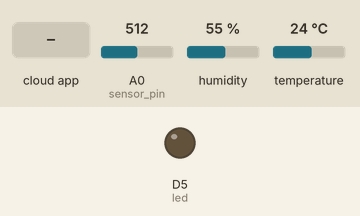
Bench run of a sketch on a simulated ESP8266 (NodeMCU). On the bench: output pins drawn as LEDs (lit = HIGH). Inputs (shaded band) come from the test bench; at power-on: A0 (sensor_pin) = 512, humidity 55 %, temperature 24 °C. WiFi joins after 1.5 s; servers stay silent unless stated; the Firebase database answers and starts empty; what the sketch prints to the serial monitor is not drawn.

Above: at 2.7 s.
2.8 s: the phone or cloud app sets led to 1
At 13.3 s:
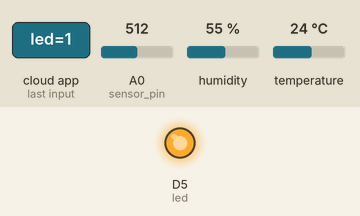
13.6 s: the phone or cloud app sets led to 0
At 24.2 s:
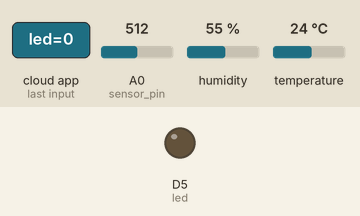
Timing chart, 0 to 25.7 s (numbered marks = the images above; inputs shaded):
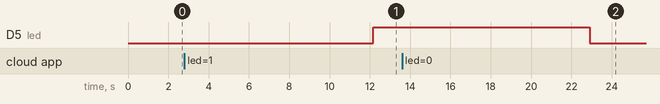

The sketch:

firebasesymbiote.ino
```cpp
//FirebaseESP8266.h must be included before ESP8266WiFi.h
#include "FirebaseESP8266.h"  // Install Firebase ESP8266 library
#include <ESP8266WiFi.h>
#include <DHT.h>    // Install DHT11 Library and Adafruit Unified Sensor Library


#define FIREBASE_HOST "groot-smart-hub-default-rtdb.firebaseio.com" //Without http:// or https:// schemes
#define FIREBASE_AUTH "swtjzmUW2AFM1U5FZ1P7HGAyYILkx6YYHrbLmvB8"
#define WIFI_SSID "Anonymous@unifi_plus"
#define WIFI_PASSWORD "NBV1190WAJA"

#define DHTPIN 4    // Connect Data pin of DHT to D2
int led = D5;     // Connect LED to D5
int sensor_pin = A0;
int output_value ;

#define DHTTYPE    DHT22
DHT dht(DHTPIN, DHTTYPE);

//Define FirebaseESP8266 data object
FirebaseData firebaseData;
FirebaseData ledData;

FirebaseJson json;


void setup()
{

  Serial.begin(9600);

  dht.begin();
  pinMode(led,OUTPUT);

  WiFi.begin(WIFI_SSID, WIFI_PASSWORD);
  Serial.print("Connecting to Wi-Fi");
  while (WiFi.status() != WL_CONNECTED)
  {
    Serial.print(".");
    delay(300);
  }
  Serial.println();
  Serial.print("Connected with IP: ");
  Serial.println(WiFi.localIP());
  Serial.println();

  Firebase.begin(FIREBASE_HOST, FIREBASE_AUTH);
  Firebase.reconnectWiFi(true);

}

void sensorUpdate(){
  //temp and humi
  // Reading temperature or humidity takes about 250 milliseconds!
  // Sensor readings may also be up to 2 seconds 'old' (its a very slow sensor)
  float h = dht.readHumidity();
  // Read temperature as Celsius (the default)
  float t = dht.readTemperature();
  // Read temperature as Fahrenheit (isFahrenheit = true)
  float f = dht.readTemperature(true);

  // Check if any reads failed and exit early (to try again).
  if (isnan(h) || isnan(t) || isnan(f)) {
    Serial.println(F("Failed to read from DHT sensor!"));
    return;
  }

  Serial.print(F("Humidity: "));
  Serial.print(h);
  Serial.print(F("%  Temperature: "));
  Serial.print(t);
  Serial.print(F("°C  ,"));
  Serial.print(f);
  Serial.println(F("°F  "));

  //moisture
  output_value= analogRead(sensor_pin);
  output_value = map(output_value,550,0,0,100);
  Serial.print("Moisture : ");
  Serial.print(output_value);
  Serial.println("%");
  delay(10000);

  if (Firebase.setFloat(firebaseData, "/Temperature", t))
  {
    Serial.println("PASSED");
    Serial.println("PATH: " + firebaseData.dataPath());
    Serial.println("TYPE: " + firebaseData.dataType());
    Serial.println("ETag: " + firebaseData.ETag());
    Serial.println("------------------------------------");
    Serial.println();
  }
  else
  {
    Serial.println("FAILED");
    Serial.println("REASON: " + firebaseData.errorReason());
    Serial.println("------------------------------------");
    Serial.println();
  }

  if (Firebase.setFloat(firebaseData, "/Humidity", h))
  {
    Serial.println("PASSED");
    Serial.println("PATH: " + firebaseData.dataPath());
    Serial.println("TYPE: " + firebaseData.dataType());
    Serial.println("ETag: " + firebaseData.ETag());
    Serial.println("------------------------------------");
    Serial.println();
  }
  else
  {
    Serial.println("FAILED");
    Serial.println("REASON: " + firebaseData.errorReason());
    Serial.println("------------------------------------");
    Serial.println();
  }

  if (Firebase.setFloat(firebaseData, "/Moisture", output_value))
  {
    Serial.println("PASSED");
    Serial.println("PATH: " + firebaseData.dataPath());
    Serial.println("TYPE: " + firebaseData.dataType());
    Serial.println("ETag: " + firebaseData.ETag());
    Serial.println("------------------------------------");
    Serial.println();
  }
  else
  {
    Serial.println("FAILED");
    Serial.println("REASON: " + firebaseData.errorReason());
    Serial.println("------------------------------------");
    Serial.println();
  }


}
void loop() {
  sensorUpdate();

  if (Firebase.getString(ledData, "/Symbiote/led")){
    Serial.println(ledData.stringData());
    if (ledData.stringData() == "1") {
    digitalWrite(led, HIGH);
    }
  else if (ledData.stringData() == "0"){
    digitalWrite(led, LOW);
    }
  }
  delay(100);
}
```

Measured:
- after the input at 2.8 s, D5 (led): LOW → HIGH after 9.4 s
- after the input at 13.6 s, D5 (led): HIGH → LOW after 9.3 s
